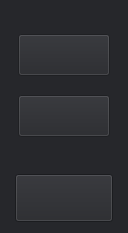
         <widget class="QWidget" name="widget_4" native="true">
          <property name="geometry">
           <rect>
            <x>496</x>
            <y>0</y>
            <width>128</width>
            <height>233</height>
           </rect>
          </property>
          <property name="minimumSize">
           <size>
            <width>128</width>
            <height>233</height>
           </size>
          </property>
          <property name="maximumSize">
           <size>
            <width>128</width>
            <height>233</height>
           </size>
          </property>
          <property name="styleSheet">
           <string notr="true">background-color: rgb(38, 39, 43);</string>
          </property>
          <widget class="QWidget" name="widget_9" native="true">
           <property name="geometry">
            <rect>
             <x>18</x>
             <y>34</y>
             <width>92</width>
             <height>42</height>
            </rect>
           </property>
           <property name="minimumSize">
            <size>
             <width>92</width>
             <height>42</height>
            </size>
           </property>
           <property name="maximumSize">
            <size>
             <width>92</width>
             <height>42</height>
            </size>
           </property>
           <widget class="QPushButton" name="port_ac_power">
            <property name="enabled">
             <bool>false</bool>
            </property>
            <property name="geometry">
             <rect>
              <x>0</x>
              <y>0</y>
              <width>92</width>
              <height>42</height>
             </rect>
            </property>
            <property name="minimumSize">
             <size>
              <width>92</width>
              <height>42</height>
             </size>
            </property>
            <property name="maximumSize">
             <size>
              <width>92</width>
              <height>42</height>
             </size>
            </property>
            <property name="toolTip">
             <string notr="true"/>
            </property>
            <property name="text">
             <string/>
            </property>
            <property name="checkable">
             <bool>true</bool>
            </property>
            <property name="autoExclusive">
             <bool>true</bool>
            </property>
           </widget>
          </widget>
          <widget class="QWidget" name="widget_8" native="true">
           <property name="geometry">
            <rect>
             <x>18</x>
             <y>95</y>
             <width>92</width>
             <height>42</height>
            </rect>
           </property>
           <property name="minimumSize">
            <size>
             <width>92</width>
             <height>42</height>
            </size>
           </property>
           <property name="maximumSize">
            <size>
             <width>92</width>
             <height>42</height>
            </size>
           </property>
           <widget class="QPushButton" name="stbd_ac_power">
            <property name="enabled">
             <bool>false</bool>
            </property>
            <property name="geometry">
             <rect>
              <x>0</x>
              <y>0</y>
              <width>92</width>
              <height>42</height>
             </rect>
            </property>
            <property name="toolTip">
             <string notr="true"/>
            </property>
            <property name="text">
             <string/>
            </property>
            <property name="checkable">
             <bool>true</bool>
            </property>
            <property name="autoExclusive">
             <bool>true</bool>
            </property>
           </widget>
          </widget>
          <widget class="QWidget" name="widget_7" native="true">
           <property name="geometry">
            <rect>
             <x>15</x>
             <y>174</y>
             <width>98</width>
             <height>48</height>
            </rect>
           </property>
           <property name="minimumSize">
            <size>
             <width>98</width>
             <height>48</height>
            </size>
           </property>
           <property name="maximumSize">
            <size>
             <width>98</width>
             <height>48</height>
            </size>
           </property>
           <widget class="QPushButton" name="switch_status">
            <property name="geometry">
             <rect>
              <x>0</x>
              <y>0</y>
              <width>98</width>
              <height>48</height>
             </rect>
            </property>
            <property name="minimumSize">
             <size>
              <width>98</width>
              <height>48</height>
             </size>
            </property>
            <property name="maximumSize">
             <size>
              <width>98</width>
              <height>48</height>
             </size>
            </property>
            <property name="toolTip">
             <string notr="true"/>
            </property>
            <property name="text">
             <string/>
            </property>
            <property name="checkable">
             <bool>true</bool>
            </property>
            <property name="autoExclusive">
             <bool>true</bool>
            </property>
           </widget>
          </widget>
         </widget>
